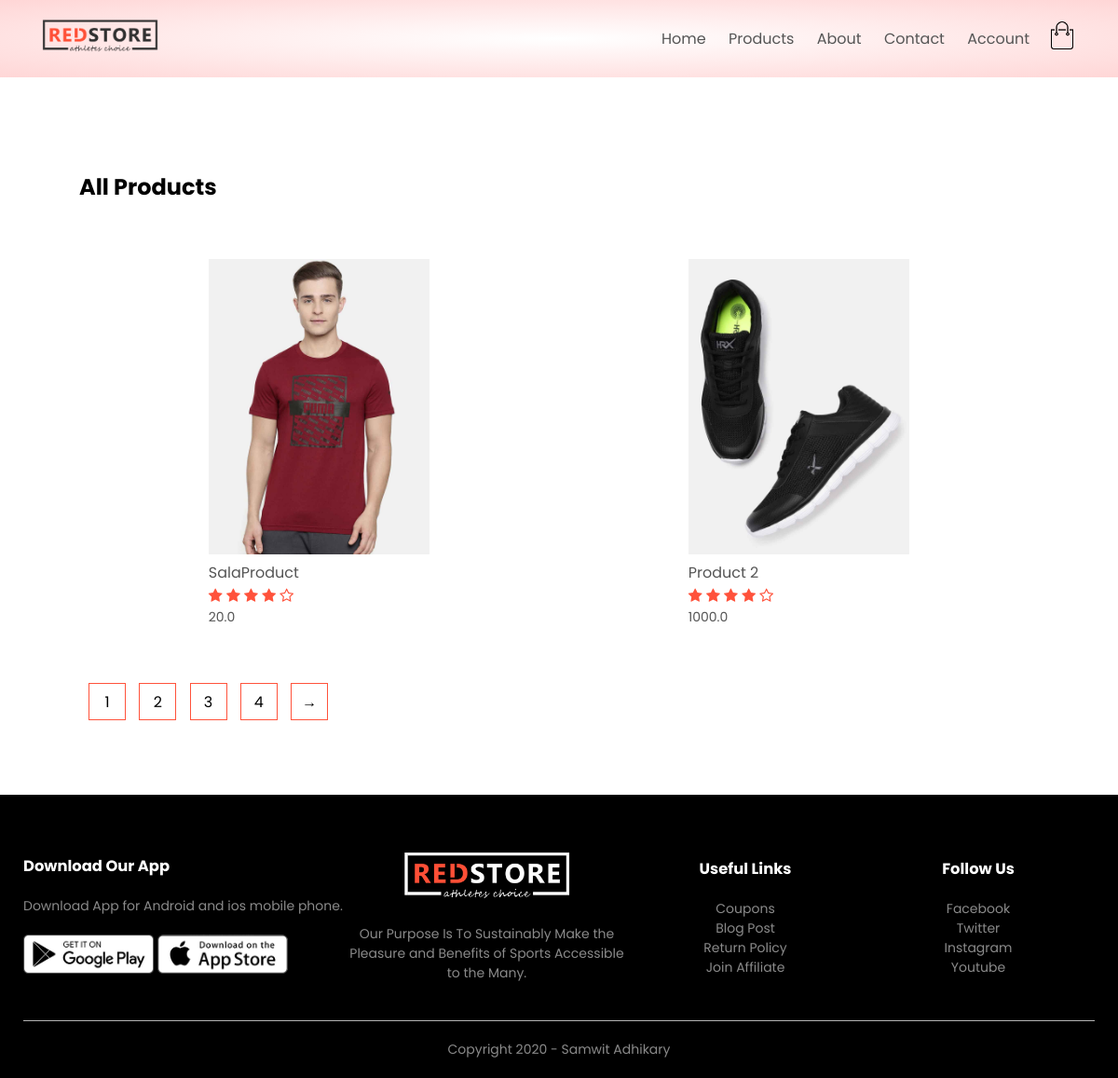
Page /product_list on the earlier database version.
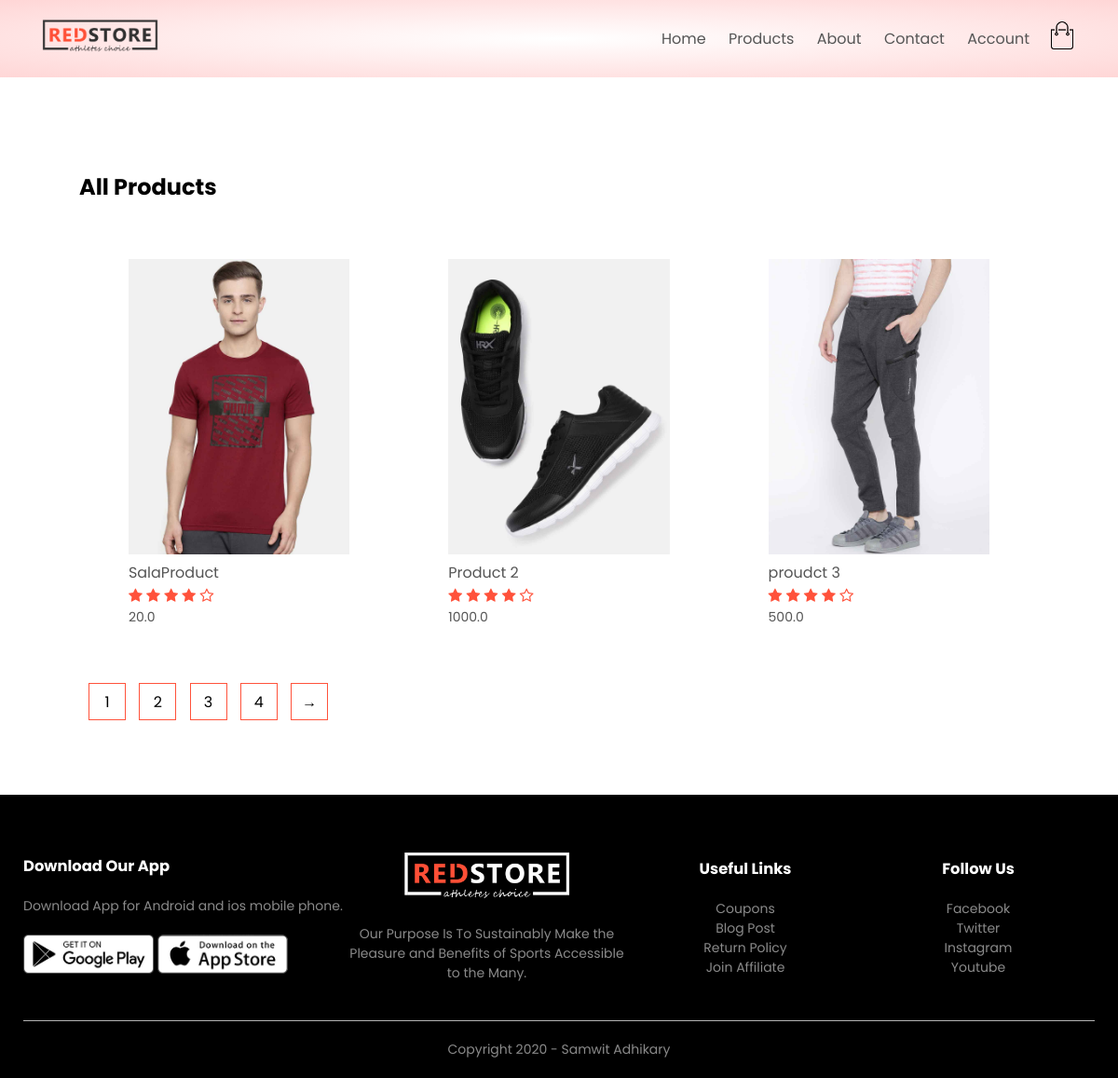
Same page on the later database version.
### products/models.py (models this page shows, shortened)
class Product (models.Model):
    Live = 1
    DELETE = 0
    DELETE_CHOICES = ((Live,'Live'),(DELETE,'Delete'))
    name = models.CharField(max_length=200)
    price = models.FloatField()
    description = models.TextField()
    image = models.ImageField(upload_to='media/')
    priority = models.IntegerField(default=0)
    delete_status = models.IntegerField(choices=DELETE_CHOICES,default = Live)
    created_at = models.DateTimeField(auto_now_add=True)
    updated_at = models.DateTimeField(auto_now=True)

### products/views.py (the view)
# urls.py: path('product_list',views.list_products,name='list_product'),
def list_products(request) :
    product_list = Product.objects.all()
    context = {'products':product_list}
    return render(request, 'products.html',context)

### products/templatetags/chunks.py (called while the page is built)
@register.filter(name='chunks')
def chunks(listed_data, chunk_size):
    for i in range(0, len(listed_data), chunk_size):
        yield listed_data[i:i + chunk_size]

### templates/products.html
{% extends 'blank_layout.html' %}
{% block content %}
{% include 'product_list.html' %}
{% endblock content %}

### templates/product_list.html
{% load static %}
{% load chunks %}
<div class="small-container">
    <div class="row row-2">
        <h2>All Products</h2>
    </div>
    {% for product_chunks in products|chunks:4 %}
    <div class="row">
        {% for product in product_chunks %}
        <div class="col-4">
            <a><img src="{{ product.image.url }}"></a>
            <h4>{{ product.name }}</h4>
            <div class="rating">
                <i class="fa fa-star"></i>
                <i class="fa fa-star"></i>
                <i class="fa fa-star"></i>
                <i class="fa fa-star"></i>
                <i class="fa fa-star-o"></i>
            </div>
            <p>{{ product.price }}</p>
        </div>
        {% endfor %}
    </div>
    {% endfor %}
    <div class="page-btn">
        <span>1</span>
        <span>2</span>
        <span>3</span>
        <span>4</span>
        <span>→</span>
    </div>
</div>

Differences in the rows shown:
added Product: image (picture), name "proudct 3", price "500.0"
